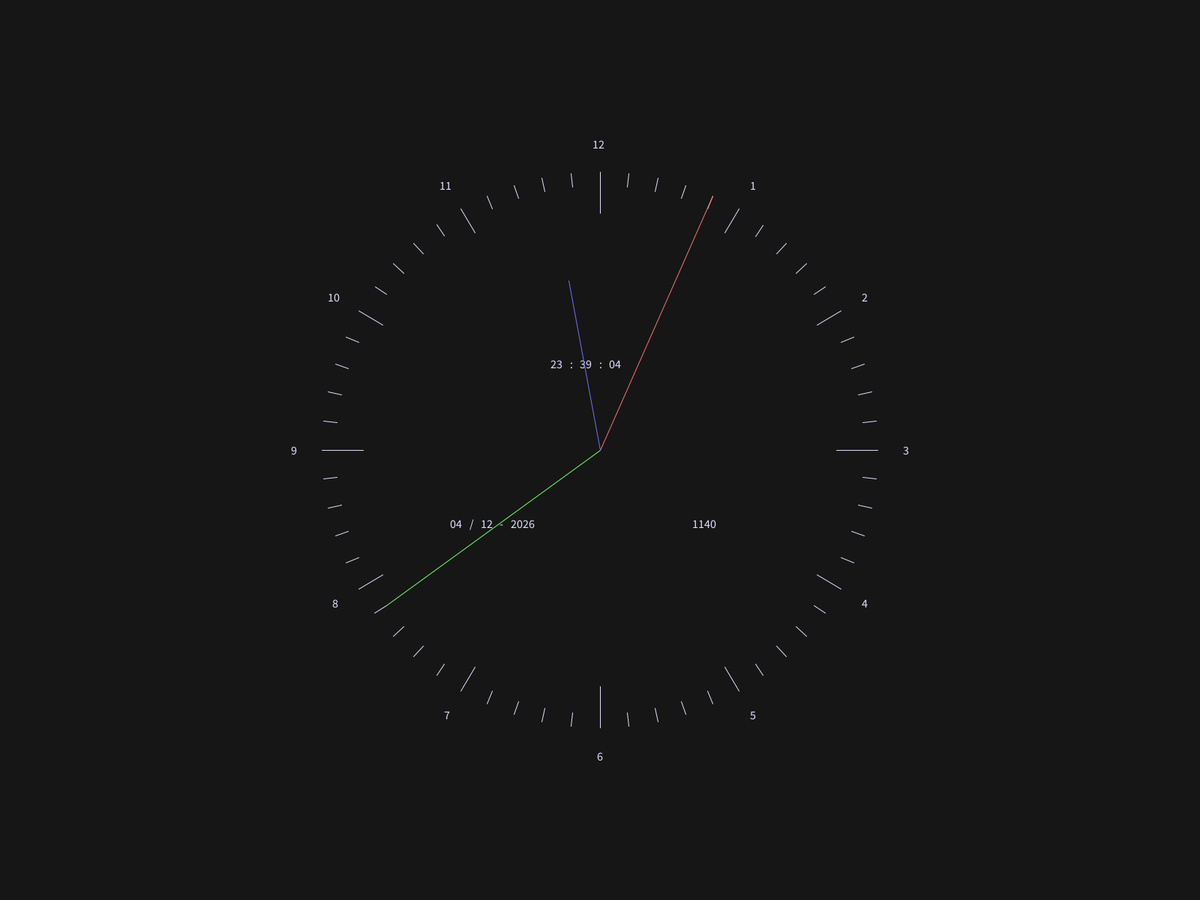
Frame 1 (no input)
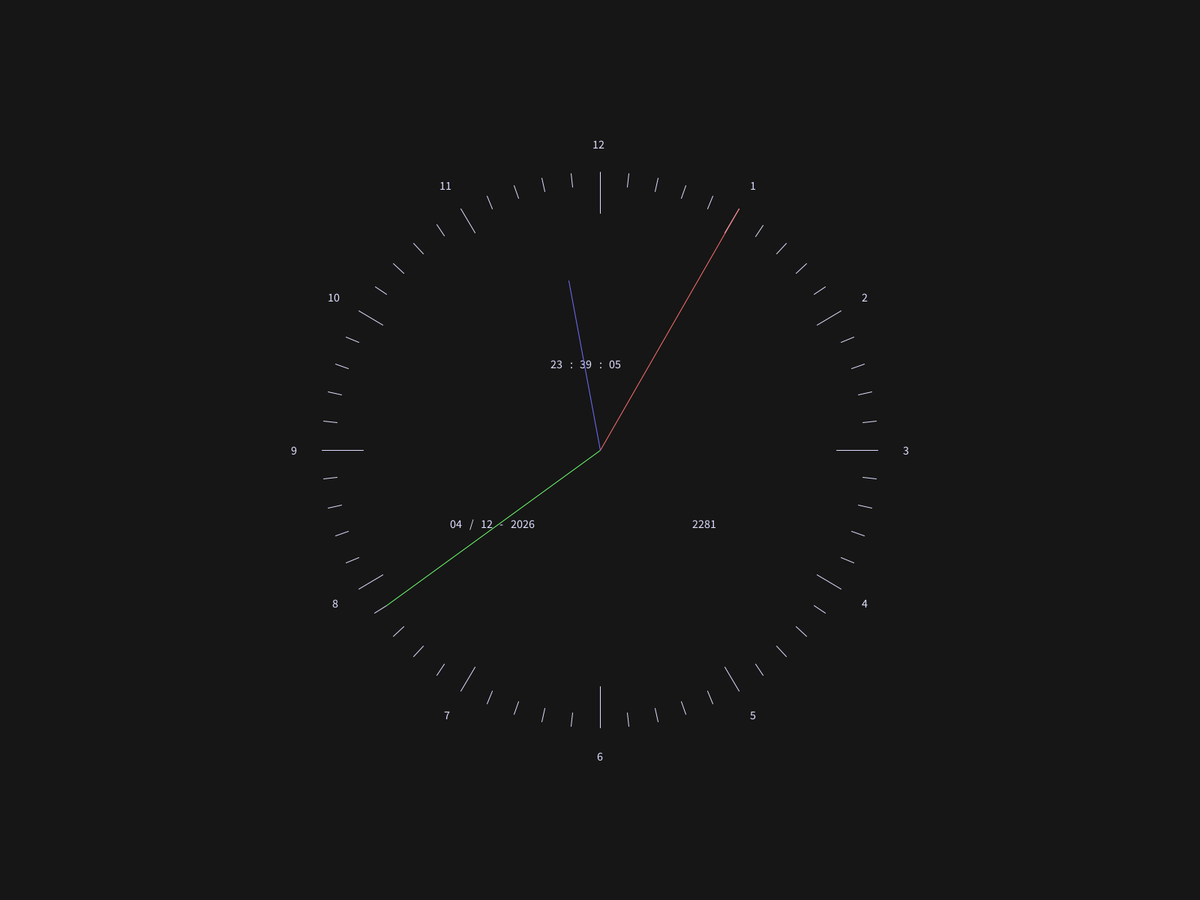
Frame 60 (the mouse pressed at the canvas centre just before this capture)
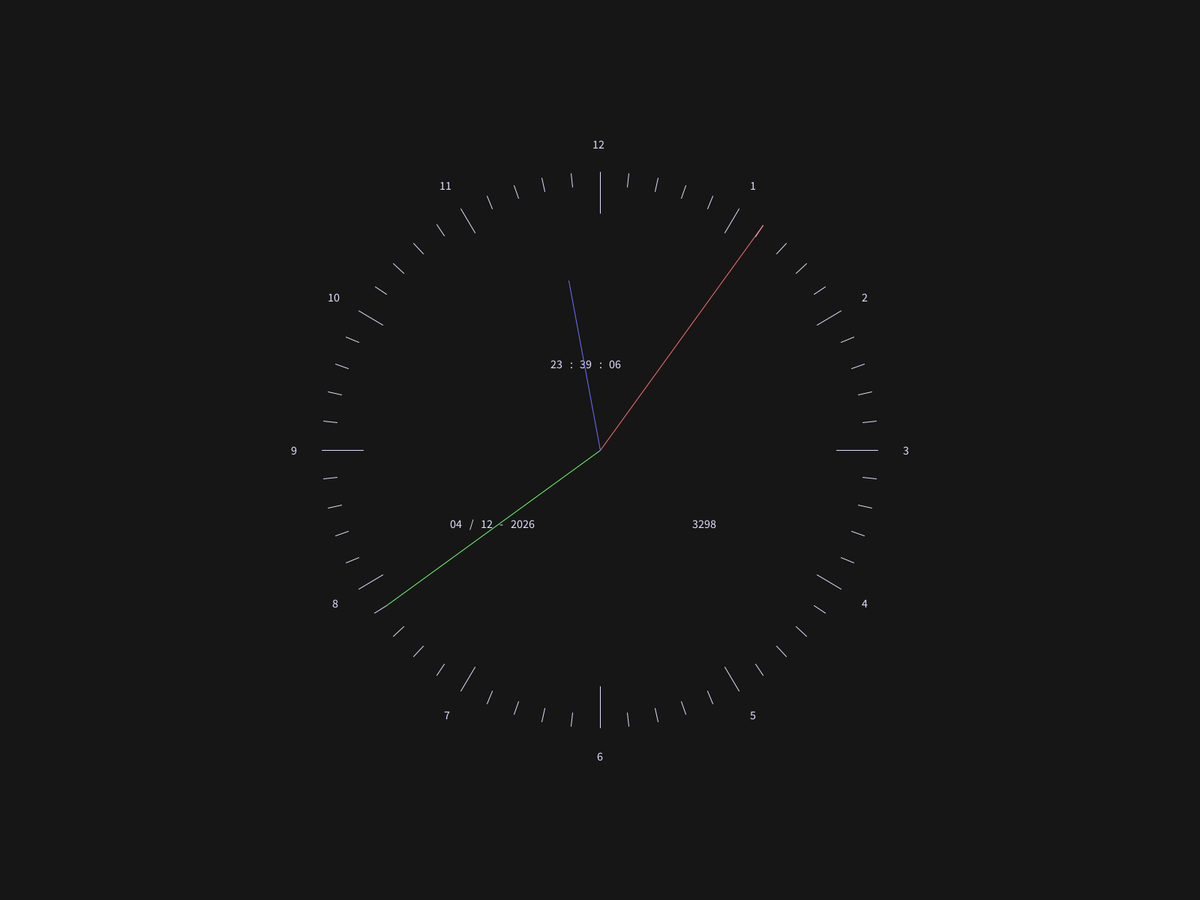
Frame 120 (the mouse held since frame 60 and released just before this capture)

The Processing sketch that drew these frames (run headless with seeded random() and noise(); from frame 60 on, the mouse is pressed at the canvas centre):

// Processing sketch: assignment_1_source_code
// ── assignment_1_source_code.pde
float goldenRatio(float power) {
  return pow((1 + sqrt(5)) / 2, power);
} //     ^^^^^^^^^^^^^^^^^^^^^^^^^^^^^ using the golden ratio for  A E S T H E T I C S

float calcPos(float formular, int span) {
  // calculate the final posisiton of the sine- or cosine functions
  return span / 2 + formular * height / 2 * goldenRatio(-1);
}

float xCalc(int divisions, int iteration, float modifier) {
  // calculate x coodinate by dividing the cosine function into intervals and adding the circle radius modifier before calculating the final position on screen using calcPos
  return calcPos(cos(((TWO_PI) / divisions) * iteration - HALF_PI) * modifier, width);
}

float yCalc(int divisions, int iteration, float modifier) {
  // calculate y coodinate by dividing the sine function into intervals and adding the circle radius modifier before calculating the final position on screen using calcPos
  return calcPos(sin(((TWO_PI) / divisions) * iteration - HALF_PI) * modifier, height);
}

void drawNumber(int a) {
  // calculate the coordinates for the clock face numbers
  float xText = xCalc(12 * 5, a, 1.1);
  float yText = yCalc(12 * 5, a, 1.1);
  // calculate what number to be painted, exchanging 0 for 12
  int number = a == 0 ? 12 : a / 5;
  // set text color and size for the clock face numbers
  fill(222, 222, 255);
  textSize(16);
  // draw the clock face numbers, adding extra x-axis offset for two digit numbers
  text(number, xText - (number > 9 ? 10 : 4), yText + 6);
}

void drawFace() {
  // draw the clock face in 60 steps for each hour and minute indicators
  for (int a = 0; a < 12 * 5; a++) {
   // calculate coordinates for the hour lines on the clock face, emphasizing the 3 hour marks
   float xStart = xCalc(12 * 5, a, 1);
   float yStart = yCalc(12 * 5, a, 1);
   float xEnd = xCalc(12 * 5, a, 0.95);
   float yEnd = yCalc(12 * 5, a, 0.95);
   if (a % 15 == 0) {
     // emphasize 3 hour markings
     xEnd = xCalc(12 * 5, a, 0.85);
     yEnd = yCalc(12 * 5, a, 0.85);
     drawNumber(a);
   }
   else if (a % 5 == 0) {
     // emphasize hour markings
     xEnd = xCalc(12 * 5, a, 0.9);
     yEnd = yCalc(12 * 5, a, 0.9);
     drawNumber(a);
    }
   // draw the calculated line
   line(xStart, yStart, xEnd, yEnd);
  }
}

void drawArms() {
  // map the 24 hours to 12 integers
  int hours = hour() <= 12 ? hour() : hour() - 12;
  // calculate the coordinates of the second-, minute-, and hour arms
  float xSeconds = xCalc(60, second(), 1);
  float ySeconds = yCalc(60, second(), 1);
  float xMinutes = xCalc(60, minute(), 0.95);
  float yMinutes = yCalc(60, minute(), 0.95);
  float xHours = xCalc(60 * 12, hours * 60 + minute(), goldenRatio(-1));
  float yHours = yCalc(60 * 12, hours * 60 + minute(), goldenRatio(-1));
  // draw the second arm in red, minute arm in green, and hour arm in blue
  stroke(255, 111, 111);
  line(xSeconds, ySeconds, width / 2, height / 2);
  stroke(111, 255, 111);
  line(xMinutes, yMinutes, width / 2, height / 2);
  stroke(111, 111, 255);
  line(xHours, yHours, width / 2, height / 2);
}

String digify(int number) {
  // add a zero to the given number if is only a single digit
  return number < 10 ? "0" + number : Integer.toString(number);
}

void drawDate() {
  // calculate coordinates for the three different complications
  float xDigital = xCalc(3, 0, goldenRatio(-2));
  float yDigital = yCalc(3, 0, goldenRatio(-2)) + 33;
  float xMillis = xCalc(3, 1, goldenRatio(-2));
  float yMillis = yCalc(3, 1, goldenRatio(-2)) + 33;
  float xDate = xCalc(3, 2, goldenRatio(-2));
  float yDate = yCalc(3, 2, goldenRatio(-2)) + 33;
  // draw the three different complications
  text(digify(hour()) + "   :   " + digify(minute()) + "   :   " + digify(second()), xDigital - 66, yDigital);
  text(digify(day()) + "   /   " + digify(month()) + "   -   " + year(), xDate - 77, yDate);
  text(millis(), xMillis, yMillis);
}

void setup () {
  // enter full screen mode for the application
  fullScreen();
}

void draw () {
  // declare background color to clear canvas and set line color to black
  background(22,22,22);
  stroke(222, 222, 255);
  // draw the clock face in 12 * 5 steps for each hour and minute indicators
  drawFace();
  // draw different complications inside the watch face
  drawDate();
  // draw the second arm in red, minute arm in green, and hour arm in blue
  drawArms();
}
